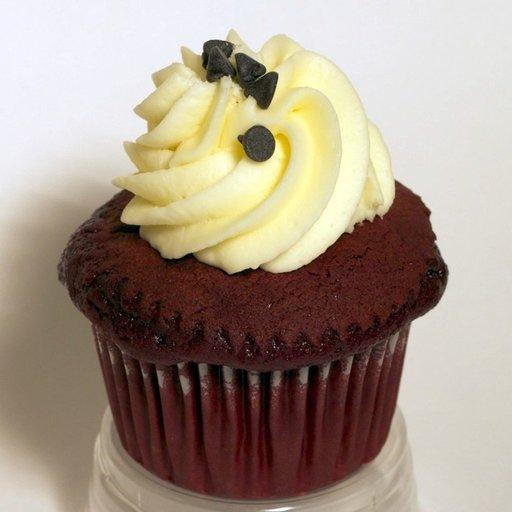
#> input picture tests/image_test/ff.jpg, 512 x 512 px, found by its file name
$ python testGLCM.py   (older library calls are emulated)
#> lines starting #> are read from the running program, lines starting #| are printed output that depends on the picture; long printed decimals are rounded
import numpy as np
import matplotlib.pyplot as plt
import matplotlib.image as mpimg
import skimage
from skimage import io, color, img_as_ubyte
from scipy import misc
import imageio.v2 as imageio


def Array2Binary(array):
    bit_r = f'{array[0]:08b}'
    bit_g = f'{array[1]:08b}'
    bit_b = f'{array[2]:08b}'

    bit_rgb_zipcode = bit_r[0] + bit_r[1] + \
        bit_g[0] + bit_g[1] + bit_b[0] + bit_b[1]
    return bit_rgb_zipcode


def Binary2Integer(string_binary):
    number_integer = int(string_binary, 2)
    return number_integer


def RGB_to_Gray(img):
    grayImage = np.zeros(img.shape)
    R = np.array(img[:, :, 0])
    G = np.array(img[:, :, 1])
    B = np.array(img[:, :, 2])

    R = (R * .299)
    G = (G * .587)
    B = (B * .114)

    Avg = (R+G+B)
    grayImage = img.copy()

    for i in range(3):
        grayImage[:, :, i] = Avg

    return grayImage


img = io.imread('CBIR/begin/ff.jpg')
#> img is the input picture: shape (512, 512, 3); mean R, G, B 167.4, 151.8, 136.9
gray = color.rgb2gray(img)
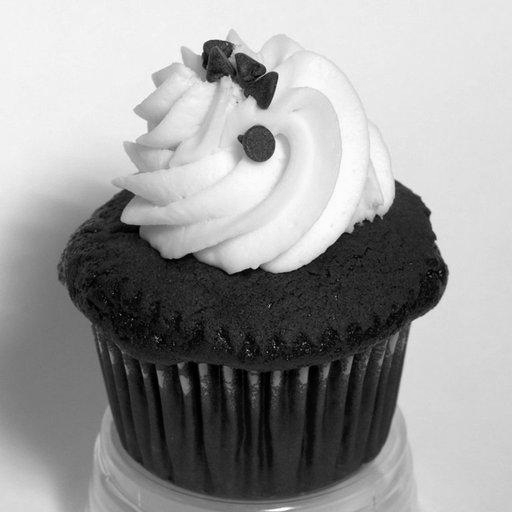
#> gray: shape (512, 512) float64; min 0, max 1, mean 0.604
image = img_as_ubyte(gray)
io.imshow('CBIR/begin/ff.jpg')
io.show()

bins = np.array([0, 16, 32, 48, 64, 80, 96, 112, 128, 144,
                160, 176, 192, 208, 224, 240, 255])  # 16-bit
inds = np.digitize(image, bins)
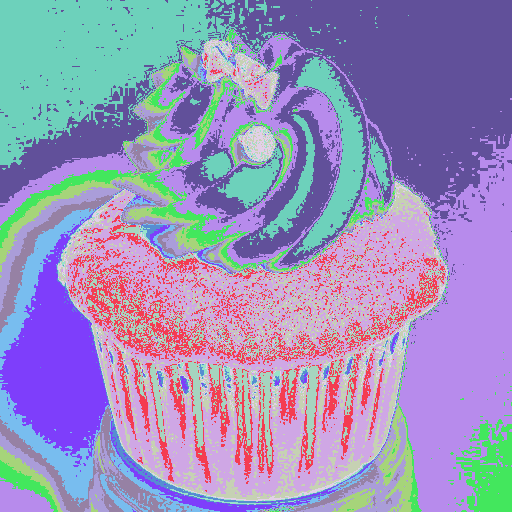
#> inds: shape (512, 512) int64; 17 distinct labels, from 1 to 17; one colour per label, 0 black

max_value = inds.max()+1
#> max_value = 18
matrix_coocurrence = skimage.feature.graycomatrix(inds, [1], [0, np.pi/4, np.pi/2, 3*np.pi/4],
                                                  levels=max_value, normed=False, symmetric=False)

# GLCM properties


def contrast_feature(matrix_coocurrence):
    contrast = skimage.feature.graycoprops(matrix_coocurrence, 'contrast')
#> contrast = [[0.364, 0.538, 0.321, 0.488]]
#| ('Contrast = ', array([[0.3645 , 0.5378 , 0.3208, 0.4884]]))
    return "Contrast = ", contrast


def energy_feature(matrix_coocurrence):
    energy = skimage.feature.graycoprops(matrix_coocurrence, 'energy')
#> energy = [[0.294, 0.286, 0.297, 0.287]]
    return "Energy = ", energy


def entropy_feature(matrix_coocurrence):
    entropy = skimage.feature.graycoprops(matrix_coocurrence, 'entropy')
    return "Entropy = ", entropy


print(contrast_feature(matrix_coocurrence))
print(energy_feature(matrix_coocurrence))
#| ('Energy = ', array([[0.2944, 0.2857, 0.2971 , 0.2869]]))

$ run again, with tests/image_test/1027266.jpg copied over tests/image_test/ff.jpg
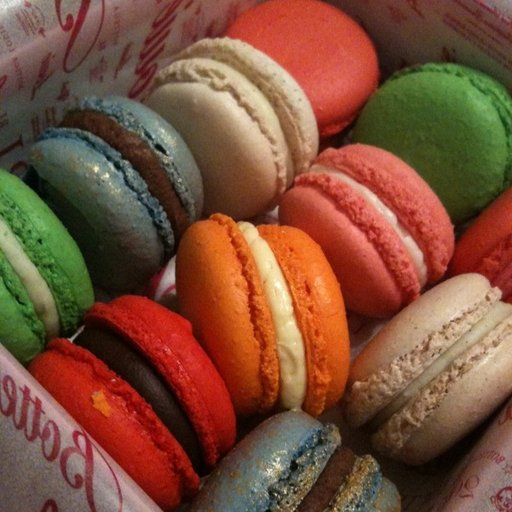
#> input picture tests/image_test/1027266.jpg, 512 x 512 px, found by its file name
#> img is the input picture: shape (512, 512, 3); mean R, G, B 123.2, 78.6, 57
#> `gray = color.rgb2gray(img)`:
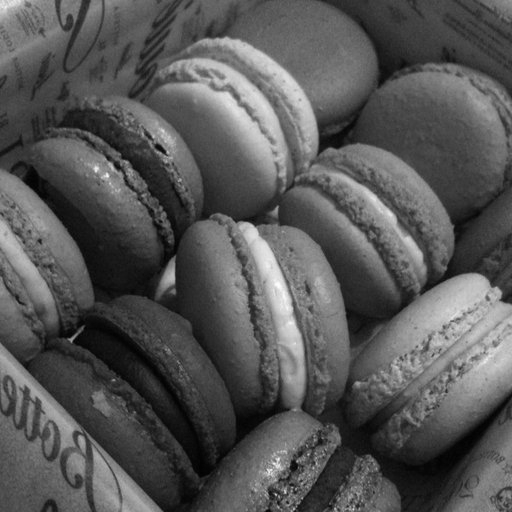
#> gray: shape (512, 512) float64; min 0.005, max 0.992, mean 0.339
#> max_value = 17
#> contrast = [[0.432, 0.52, 0.358, 0.68]]
#| ('Contrast = ', array([[0.432, 0.5199, 0.3577, 0.6798]]))
#> energy = [[0.234, 0.224, 0.241, 0.218]]
#| ('Energy = ', array([[0.234 , 0.2243, 0.2411, 0.2178]]))

$ run again, with tests/image_test/1097049.jpg copied over tests/image_test/ff.jpg
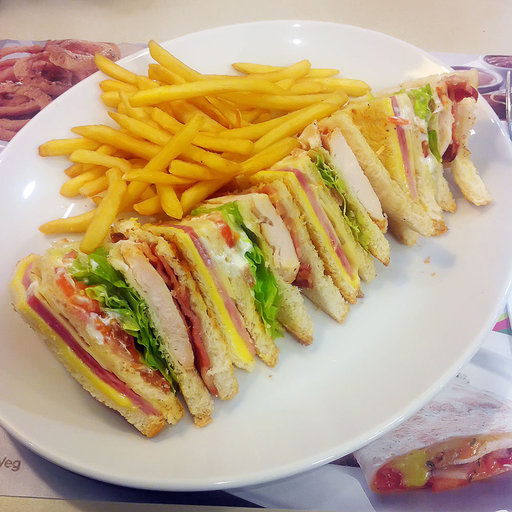
#> input picture tests/image_test/1097049.jpg, 512 x 512 px, found by its file name
#> img is the input picture: shape (512, 512, 3); mean R, G, B 190.8, 167.1, 129.6
#> `gray = color.rgb2gray(img)`:
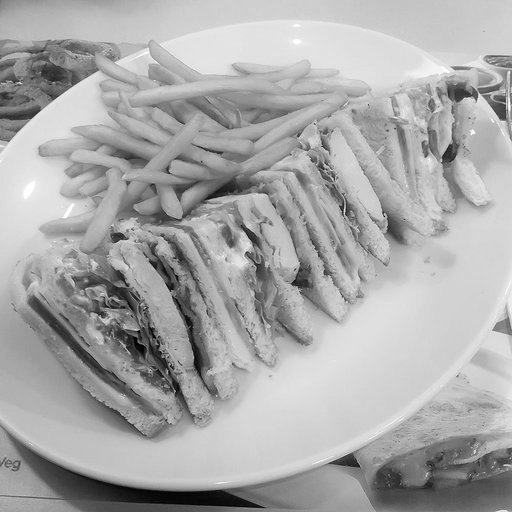
#> gray: shape (512, 512) float64; min 0.00141, max 1, mean 0.665
#> max_value = 18
#> contrast = [[0.572, 0.762, 0.633, 1.02]]
#| ('Contrast = ', array([[0.5723, 0.7624, 0.6333, 1.020]]))
#> energy = [[0.283, 0.268, 0.276, 0.265]]
#| ('Energy = ', array([[0.2832, 0.2683, 0.2756, 0.2652]]))

$ run again, with tests/image_test/1099137.jpg copied over tests/image_test/ff.jpg
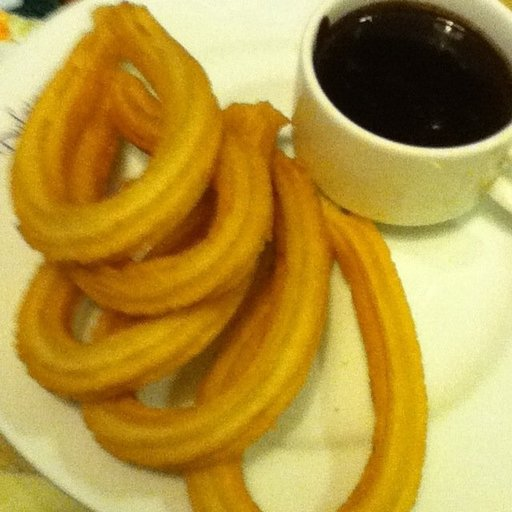
#> input picture tests/image_test/1099137.jpg, 512 x 512 px, found by its file name
#> img is the input picture: shape (512, 512, 3); mean R, G, B 179.3, 146.6, 61.1
#> `gray = color.rgb2gray(img)`:
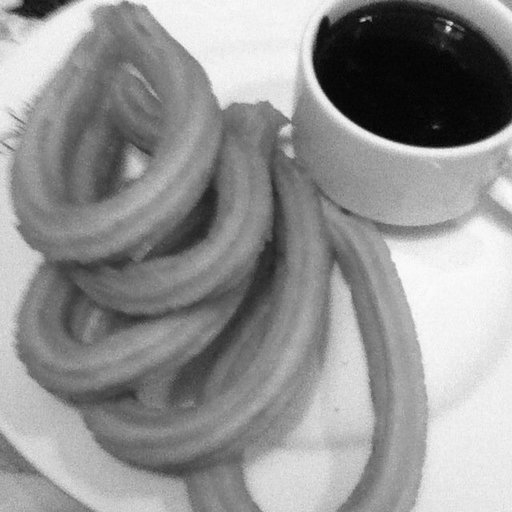
#> gray: shape (512, 512) float64; min 0.00667, max 0.986, mean 0.578
#> max_value = 17
#> contrast = [[0.28, 0.377, 0.283, 0.426]]
#| ('Contrast = ', array([[0.2804, 0.377, 0.2834, 0.4255]]))
#> energy = [[0.226, 0.214, 0.229, 0.214]]
#| ('Energy = ', array([[0.2261, 0.214, 0.2294, 0.2145]]))
